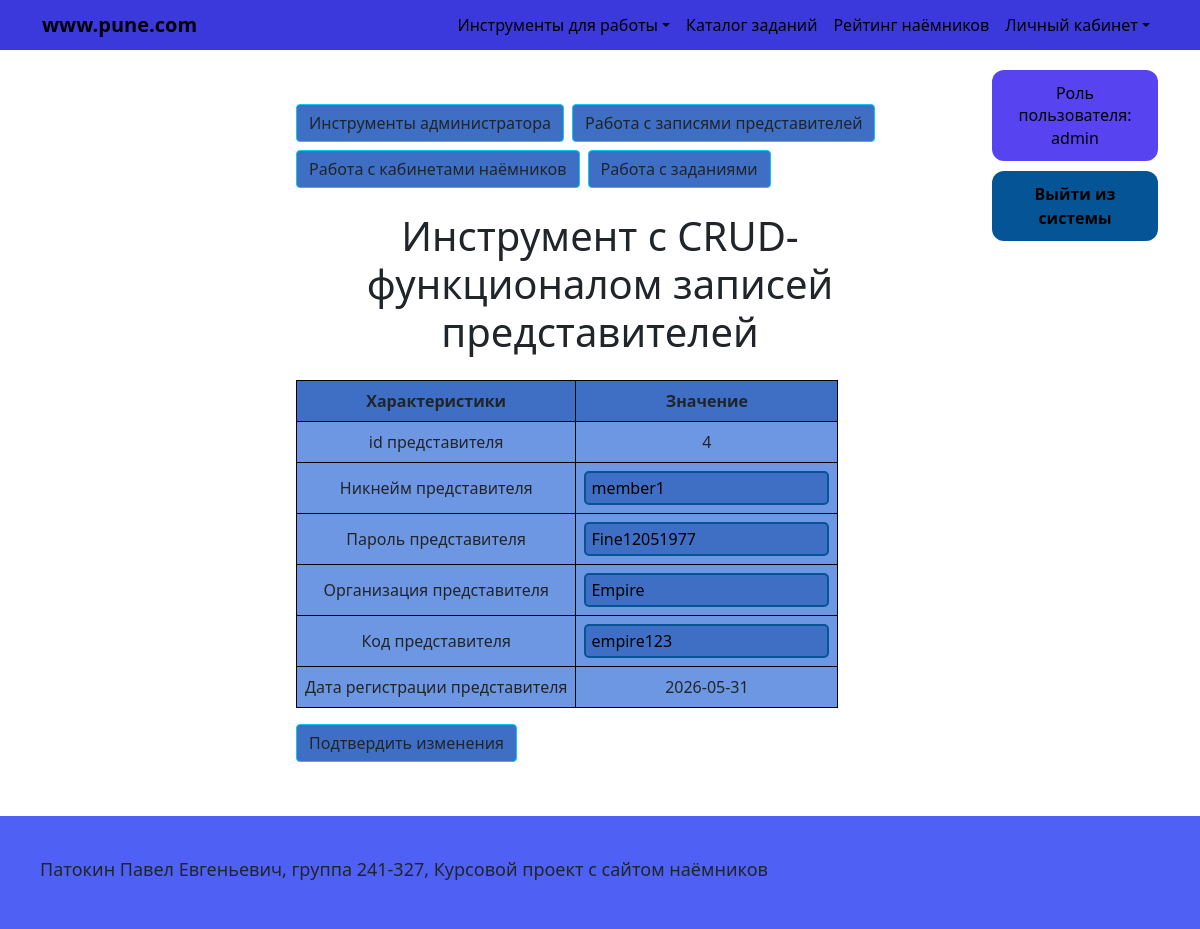
Page /UPDATE_table_member/4 (signed in) on the committed database.
### app/models.py (models this page shows)
class User(db.Model, UserMixin):
    __tablename__ = "users"
    id = db.Column(db.Integer, primary_key=True)
    username = db.Column(db.Text, unique=True, nullable=False)
    password = db.Column(db.Text, nullable=False)
    registration_date = db.Column(db.Date)
    mercenary = db.relationship("Mercenary", back_populates="user", uselist=False, cascade="all, delete-orphan",)
    member = db.relationship("Member", back_populates="user", uselist=False, cascade="all, delete-orphan",)
    administrator = db.relationship("Administrator", back_populates="user", uselist=False, cascade="all, delete-orphan",)
    @property
    def role(self):
        if self.administrator:
            return "admin"
        if self.member:
            return "member"
        if self.mercenary:
            return "mercenary"
        return None

class Member(db.Model):
    __tablename__ = "members"
    id_member = db.Column(db.Integer, db.ForeignKey("users.id"), primary_key=True)
    fraction = db.Column(db.Text)
    fraction_code = db.Column(db.Text)
    user = db.relationship("User", back_populates="member")

### app/app.py (the view, shortened to what this page needs)
@app.route('/UPDATE_table_member/<int:id>', methods=['GET', 'POST'])
@check_rights(["admin"])
def UPDATE_table_member(id):
    user_role = auth() # Функция, которая отображает роль, если пользователь регистрировался или не регистрировался
    member = (User.query
          .join(Member, User.id == Member.id_member)
          .filter(User.id == id)
          .first()) #Поставляем данные нужного пользователя по его id
    return render_template('admin_tables/UPDATE_table_member.html', user_role=user_role, member=member)

### app/app.py (called while the page is built)
def check_rights(roles):
    def decorator(f):
        @wraps(f)
        def wrapper(*args, **kwargs):
            if not current_user.is_authenticated or current_user.role not in roles:
                flash("У вас недостаточно прав для доступа к данной странице.", "danger")
                return redirect(url_for('main_page'))
            if not current_user.is_authenticated:
                flash("Сначала войдите в систему", "danger")
                return redirect(url_for('authentication'))
            if current_user.role not in roles:
                flash("У вас недостаточно прав для доступа к данной странице.", "danger")
                return redirect(url_for('main_page'))
            return f(*args, **kwargs)
        return wrapper
    return decorator

@login_manager.user_loader
def load_user(user_id):
    return User.query.get(int(user_id))

@app.before_request
def before_request():
    if current_user.is_authenticated:
        user_id = int(current_user.id)
    else:
        user_id = None

def auth():
    if current_user.is_authenticated:
        return current_user.role
    else:
        return "none"

### app/templates/admin_tables/UPDATE_table_member.html
{% extends 'base.html' %}
{% block content %}
    <link rel="stylesheet" href="{{ url_for('static', filename='CRUD_table.css') }}">
    <div class="container py-4">
        <div class="d-flex flex-wrap gap-2 mb-4">
            <a class="btn btn-info text-dark" href="{{ url_for('admin') }}">Инструменты администратора</a>
            <a class="btn btn-info text-dark" href="{{ url_for('CRUD_table_member') }}">Работа с записями представителей</a>
            <a class="btn btn-info text-dark" href="{{ url_for('CRUD_table_mercenary') }}">Работа с кабинетами наёмников</a>
            <a class="btn btn-info text-dark" href="{{ url_for('CRUD_table_task') }}">Работа с заданиями</a>
        </div>
        <h1 class="mb-4">Инструмент с CRUD-функционалом записей представителей</h1>
        <form method="POST" action="{{ url_for('UPDATE_table_member', id=member.id) }}">
            <table class="table table-bordered align-middle text-center w-auto">
                <thead>
                    <tr>
                        <th>Характеристики</th>
                        <th>Значение</th>
                    </tr>
                </thead>
                <tbody>
                    <tr>
                        <td>id представителя</td>
                        <td>{{ member.id }}</td>
                    </tr>
                    <tr>
                        <td><label for="username">Никнейм представителя</label></td>
                        <td><input id="username" name="username" type="text" value="{{ member.username }}" placeholder="{{ member.username }}"></td>
                    </tr>
                    <tr>
                        <td><label for="password">Пароль представителя</label></td>
                        <td><input id="password" name="password" type="text" value="{{ member.password }}" placeholder="{{ member.password }}"></td>
                    </tr>
                    <tr>
                        <td><label for="fraction">Организация представителя</label></td>
                        <td><input id="fraction" name="fraction" type="text" value="{{ member.member.fraction }}" placeholder="{{ member.member.fraction }}"></td>
                    </tr>
                    <tr>
                        <td><label for="fraction_code">Код представителя</label></td>
                        <td><input id="fraction_code" name="fraction_code" type="text" value="{{ member.member.fraction_code }}" placeholder="{{ member.member.fraction_code }}"></td>
                    </tr>
                    <tr>
                        <td>Дата регистрации представителя</td>
                        <td>{{ member.registration_date }}</td>
                    </tr>
                </tbody>
            </table>
            <div class="text-start mt-3">
                <button type="submit" class="btn btn-info text-dark">Подтвердить изменения</button>
            </div>
        </form>
    </div>
{% endblock %}

### app/static/base.css (style rules this page uses)
:root { --header-bg: #3b39db; --link-color: #000000; --link-hover: #000000; --link-hover-zone: #262ed3; --menu-bg: #7d63e0; --menu-item: #000000; --menu-hover: #6a4fc9; --main-bg-color: #5743EF; --page-border: #642c7b; --auth-btn: #055596; --auth-btn-hover: #184072; --footer-bg: #4f60f4; }

### app/static/CRUD_table.css (style rules this page uses)
:root { --header-bg: #3b39db; --link-color: #000000; --link-hover: #000000; --link-hover-zone: #262ed3; --menu-bg: #7d63e0; --menu-item: #000000; --menu-hover: #6a4fc9; --main-bg-color: #5743EF; --page-border: #642c7b; --auth-btn: #055596; --auth-btn-hover: #184072; --table-border-color: #000000; --table-thead-color: #3F6EC5; --table-tbody-color: #6E97E3; --btn-sm: #1661EB; --common-text-color: #000000; }
table { border-color: var(--table-border-color); }
thead { background-color: var(--table-thead-color); border-color: var(--table-border-color); }
tbody { background-color: var(--table-tbody-color); border-color: var(--table-border-color); }
.btn-info { background-color: var(--table-thead-color); }
input { -webkit-appearance: none; -moz-appearance: none; appearance: none; color-scheme: light; width: 100%; box-sizing: border-box; background-color: var(--table-thead-color); color: #000000; border: 2px solid var(--auth-btn); border-radius: 5px; padding: 3px 5px; }
input::placeholder { color: var(--common-text-color); border-color: var(--auth-btn); border-radius: 5px; }

### rows in the picture
User: id "4", username "member1", password "Fine12051977", registration_date "2026-05-31"
Member: fraction "Empire", fraction_code "empire123"

### other values in the picture
{{ user_role }} "admin"
